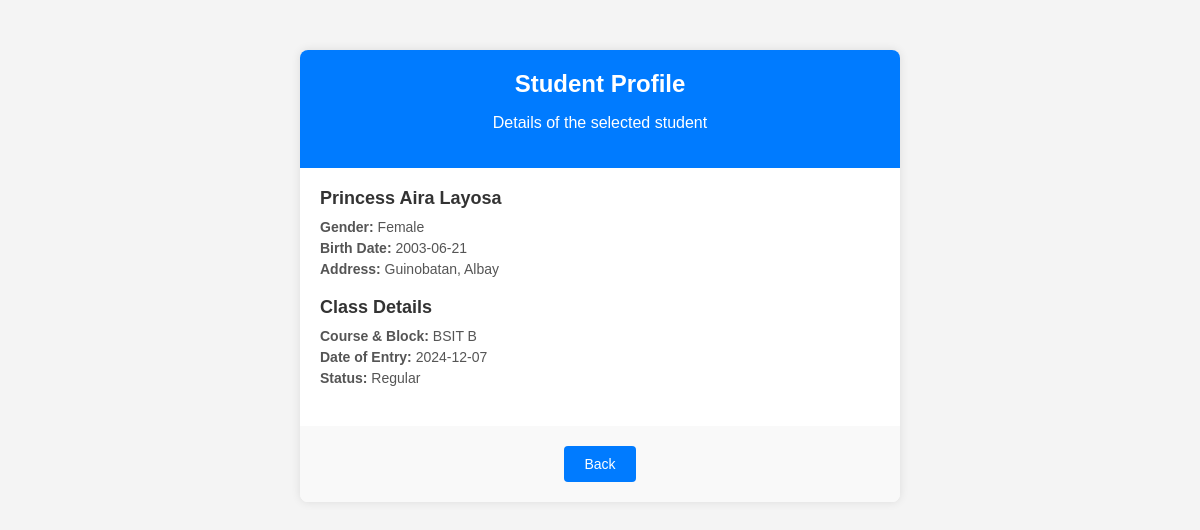
Screenshot of /user_view_student.php?id=14 with the database file from the repository.
### tables this page shows
CREATE TABLE `students` (
  `students_id` int(11) NOT NULL,
  `student_name` varchar(255) NOT NULL,
  `gender` varchar(55) NOT NULL,
  `address` varchar(255) NOT NULL,
  `birth_date` date NOT NULL,
  `course` varchar(255) NOT NULL,
  `block` varchar(255) NOT NULL,
  `date_of_entry` date NOT NULL DEFAULT current_timestamp(),
  `status` char(1) NOT NULL DEFAULT 'r' COMMENT 'r - regular\r\ni - irregular\r\ng - graduate',
  `user_type` char(1) NOT NULL DEFAULT 's' COMMENT 's - student'
);

### user_view_student.php (the view, shortened to what this page needs)
<?php
include 'server/connection.php';
if (isset($_GET['id'])) {
    $id = intval($_GET['id']);
    $sql = "SELECT * FROM students WHERE students_id = ?";
    $stmt = $conn->prepare($sql);
    $stmt->bind_param("i", $id);
    $stmt->execute();
    $result = $stmt->get_result();
    $student = $result->fetch_assoc();
} else {
    echo "No student ID provided.";
    exit;
}
?>
<!DOCTYPE html>
<html lang="en">
<head>
    <link rel="stylesheet" href="css/viewstudent.css">
</head>
<body>
    <div class="container">
        <div class="header">
            <h1>Student Profile</h1>
            <p>Details of the selected student</p>
        </div>
        <div class="profile">
            <div class="section">
                <h2><?php echo $student['student_name']; ?></h2>
                <p><strong>Gender:</strong> <?php echo $student['gender']; ?></p>
                <p><strong>Birth Date:</strong> <?php echo $student['birth_date']; ?></p>
                <p><strong>Address:</strong> <?php echo $student['address']; ?></p>
            </div>
            <div class="section">
                <h2>Class Details</h2>
                <p><strong>Course & Block:</strong> <?php echo $student['course'] . " " . $student['block']; ?></p>
                <p><strong>Date of Entry:</strong> <?php echo $student['date_of_entry']; ?></p>
                <p><strong>Status:</strong>
                <?php
                    if ($student['status'] === 'r') {
                        echo 'Regular';
                    } elseif ($student['status'] === 'g') {
                        echo 'Graduate';
                    } else {
                        echo 'Irregular';
                    }
                ?>
</p>
            </div>
        </div>
        <div class="buttons">
            <a href="user_page.php"><button>Back</button></a>
        </div>
    </div>
</body>
</html>

### css/viewstudent.css (style rules this page uses)
body { font-family: Arial, sans-serif; background-color: #f4f4f4; margin: 0; padding: 0; }
.container { width: 100%; max-width: 600px; margin: 50px auto; background-color: #fff; box-shadow: 0 0 10px rgba(0, 0, 0, 0.1); border-radius: 8px; overflow: hidden; }
.header { background-color: #007bff; color: #fff; padding: 20px; text-align: center; }
.header h1 { margin: 0; font-size: 24px; }
.profile { padding: 20px; }
.profile .section { margin-bottom: 20px; }
.profile .section h2 { margin: 0 0 10px; font-size: 18px; color: #333; }
.profile .section p { margin: 5px 0; font-size: 14px; color: #555; }
.buttons { text-align: center; padding: 20px; background-color: #f9f9f9; }
.buttons button { background-color: #007bff; color: #fff; border: none; padding: 10px 20px; font-size: 14px; cursor: pointer; border-radius: 4px; margin: 0 10px; }

### rows the page displays
students: student_name "Princess Aira Layosa", gender "Female", birth_date "2003-06-21", address "Guinobatan, Albay", course "BSIT", block "B", date_of_entry "2024-12-07"
